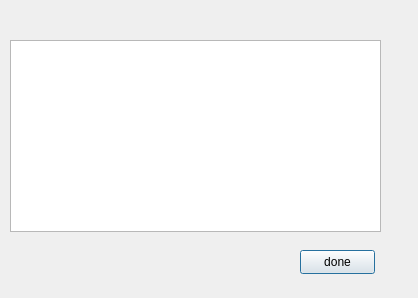
<?xml version="1.0" encoding="UTF-8"?>
<ui version="4.0">
 <class>ListAllAccounts</class>
 <widget class="QDialog" name="ListAllAccounts">
  <property name="geometry">
   <rect>
    <x>0</x>
    <y>0</y>
    <width>418</width>
    <height>298</height>
   </rect>
  </property>
  <property name="windowTitle">
   <string>list all accounts</string>
  </property>
  <property name="styleSheet">
   <string notr="true"/>
  </property>
  <widget class="QTableView" name="tableView">
   <property name="geometry">
    <rect>
     <x>10</x>
     <y>40</y>
     <width>371</width>
     <height>192</height>
    </rect>
   </property>
  </widget>
  <widget class="QPushButton" name="pushButton">
   <property name="geometry">
    <rect>
     <x>300</x>
     <y>250</y>
     <width>75</width>
     <height>24</height>
    </rect>
   </property>
   <property name="text">
    <string>done</string>
   </property>
  </widget>
 </widget>
 <resources/>
 <connections/>
</ui>
